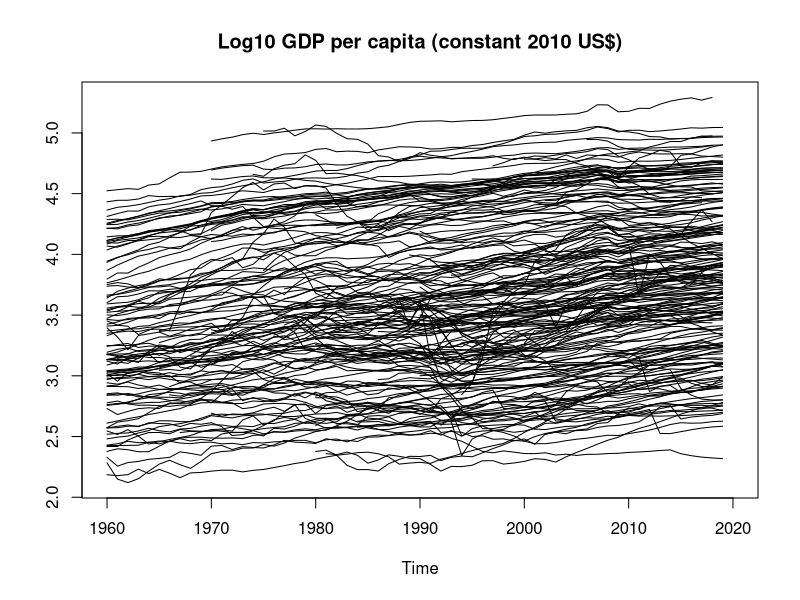
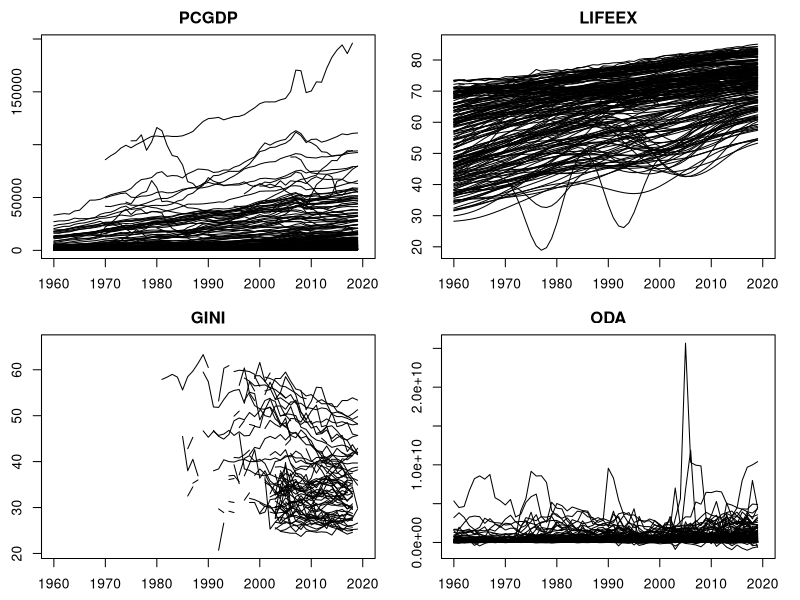
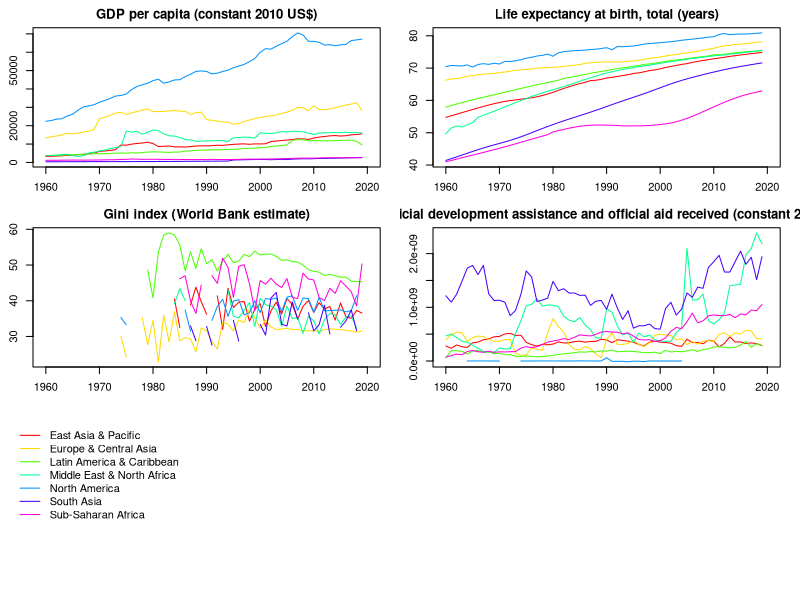
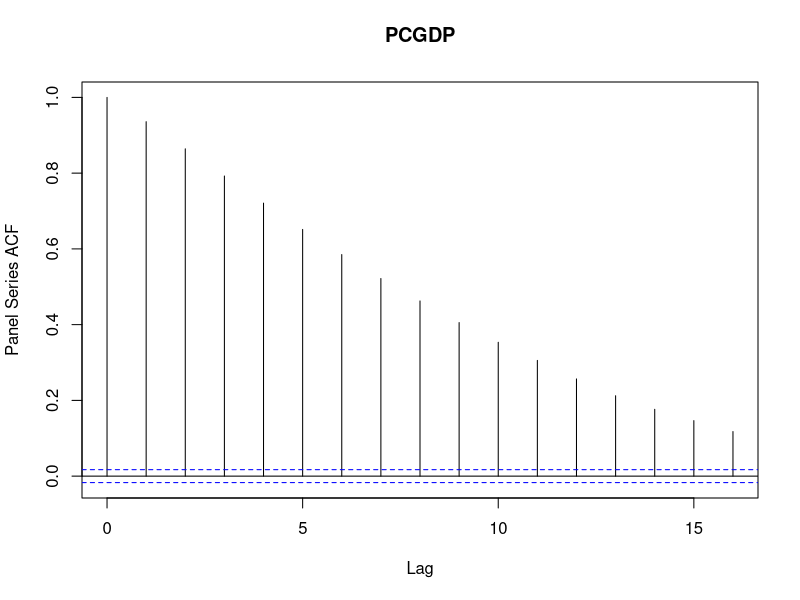
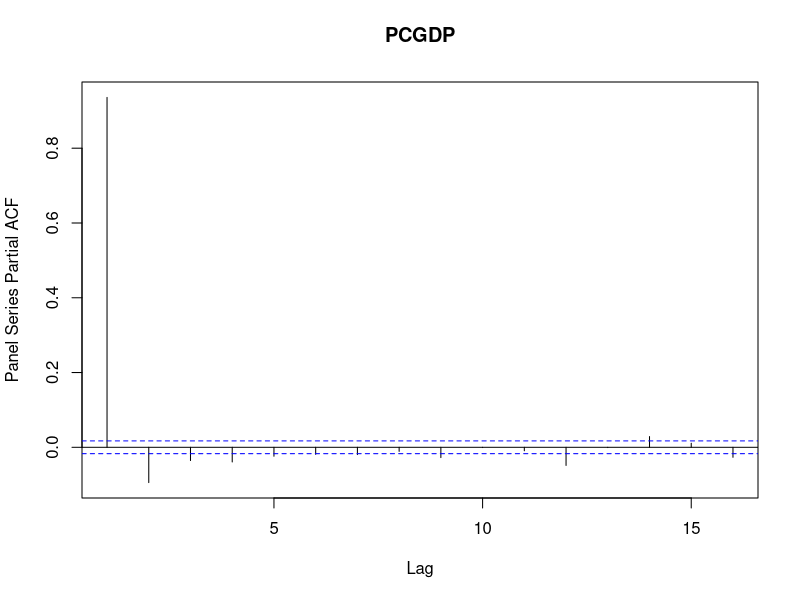
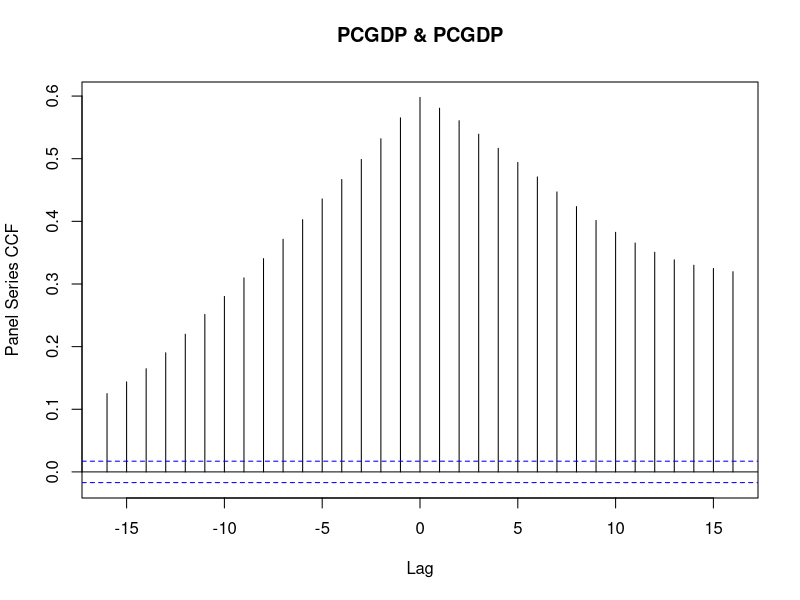
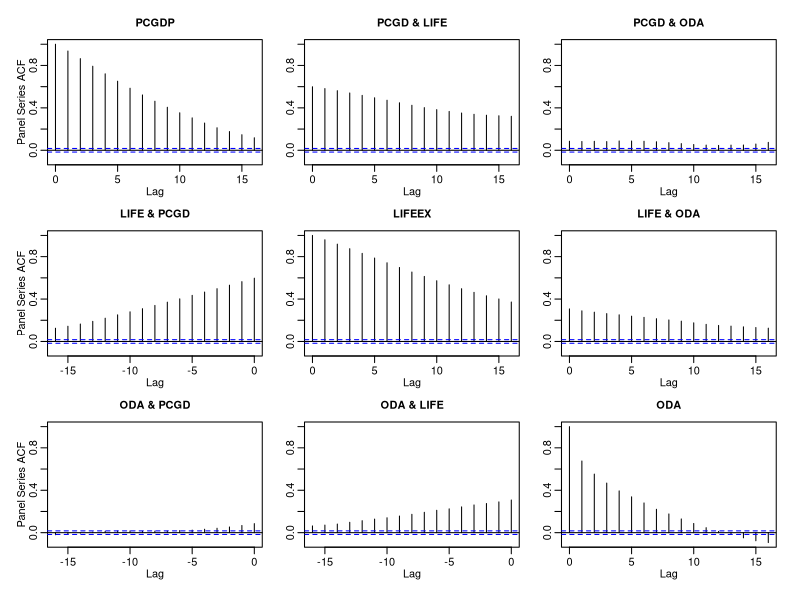

These charts were generated, in order, by the following R code:
## ---- chunk 1
#| message: false
library(collapse)
library(magrittr)
library(microbenchmark)
options(paged.print = FALSE)
## ---- chunk 2
mts <- psmat(wlddev, PCGDP ~ iso3c, ~ year)
str(mts)
## ---- chunk 3
plot(log10(mts), main = paste("Log10", vlabels(wlddev$PCGDP)))
## ---- chunk 4
psar <- psmat(wlddev, ~ iso3c, ~ year, cols = 9:12)
str(psar)
## ---- chunk 5
plot(psar)
## ---- chunk 6
collap(wlddev, ~ region + year, cols = 9:12) %>% 
  psmat(~ region, ~ year) %>% 
  plot(legend = TRUE, labs = vlabels(wlddev)[9:12])
## ---- chunk 7
psml <- psmat(wlddev, ~ iso3c, ~ year, 9:12, array = FALSE)
str(psml, give.attr = F)
## ---- chunk 8
unlist2d(psml, idcols = "Variable", row.names = "Country") %>% 
  get_vars(1:10) %>% 
  head
## ---- chunk 9
psacf(wlddev, PCGDP ~ iso3c, ~ year)
## ---- chunk 10
pspacf(wlddev, PCGDP ~ iso3c, ~ year)
## ---- chunk 11
wlddev %$% psccf(PCGDP, LIFEEX, iso3c, year)
## ---- chunk 12
psacf(wlddev, PCGDP + LIFEEX + ODA ~ iso3c, ~ year)
## ---- chunk 13
L(AirPassengers)
